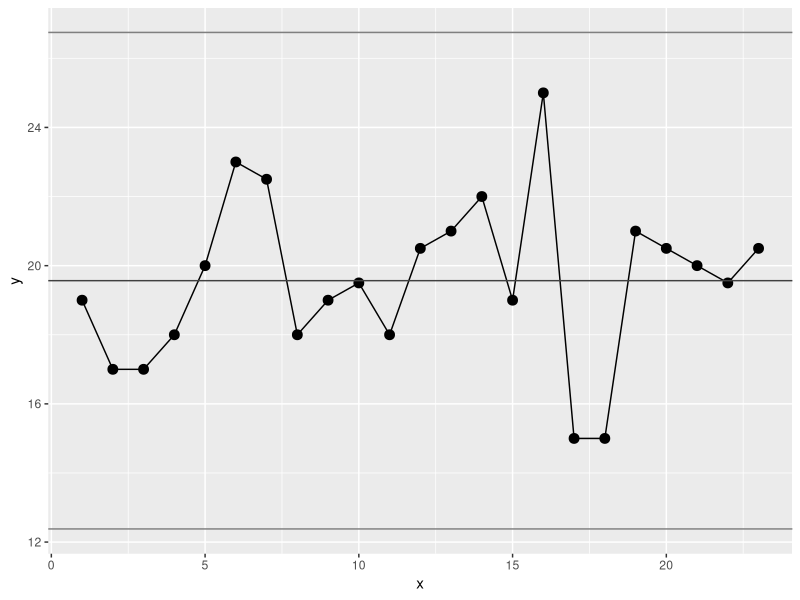
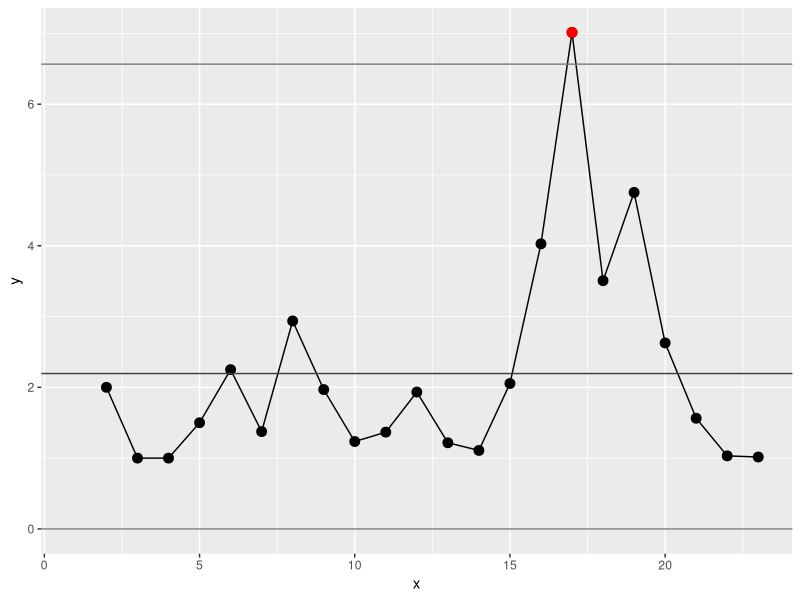

These charts were generated, in order, by the following R code:
#seems like data in book is incorrect, tried to reproduce simularly behaving I-MR diagram

library(ggplot2)

data <- c(19,17,17,18,20,23,22.5,18,19,19.5,18,20.5,21,22,19,25,15,15,21,20.5,20,19.5,20.5);

udata <- function(r) {
    m <- mean(r);
    sd <- sd(r);
    lcl <- m - 3 * sd;
    if (lcl < 0) {
        c <- lcl;
        lcl = 0;
    } else {
        c <- 0;
    }
    ucl <- m + 3 * sd;
    return (data.frame(mean = m, sd = sd, ucl = ucl, lcl = lcl));
}

pts <- seq(1, length(data));
mrs <- matrix(NaN, length(data));

for (i in seq(1, length(data))) {
    pts[i] = i;
    s = 0;
    if (i > 1) {
        mrs[i] = abs(data[i] - data[i - 1]);
    }
}

for (i in seq(3, length(data))) {
    mrs[i] = (mrs[i - 1] + mrs[i]) / 2;
}


data1 <- data.frame(x = pts, y = data);
cl <- udata(data1$y);
png(filename="ch23p434-1.png");

ggplot(data=data1, aes(x=x, y=y)) +
  geom_point(color="black", size=3) +
  geom_line(color="black") +
  geom_point(data=subset(data1, !is.nan(y) & (y < cl$lcl | y > cl$ucl)), aes(x=x, y=y), color="red", size=3) +
  geom_hline(yintercept=cl$ucl, color="gray50") +
  geom_hline(yintercept=cl$mean, color="gray25") +
  geom_hline(yintercept=cl$lcl, color="gray50");
dev.off();



data1 <- data.frame(x = pts, y = mrs);
data1$y[1] = data1$y[2];
cl <- udata(data1$y);
cl;
data1$y[1] = NaN;
png(filename="ch23p434-2.png");

ggplot(data=data1, aes(x=x, y=y)) +
  geom_point(color="black", size=3) +
  geom_line(color="black") +
  geom_point(data=subset(data1, !is.nan(y) &  (y < cl$lcl | y > cl$ucl)), aes(x=x, y=y), color="red", size=3) +
  geom_hline(yintercept=cl$ucl, color="gray50") +
  geom_hline(yintercept=cl$mean, color="gray25") +
  geom_hline(yintercept=cl$lcl, color="gray50");
dev.off();


